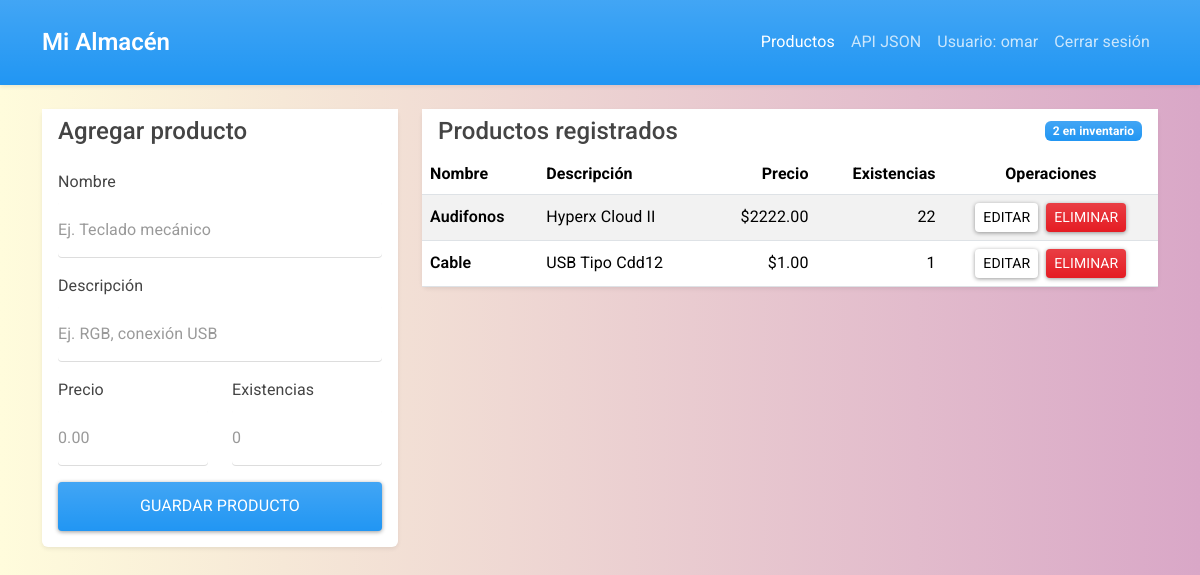
The app's page / (signed in) with its own data.
### tables this page shows
CREATE TABLE productos (
      id INTEGER PRIMARY KEY AUTOINCREMENT,
      nombre TEXT NOT NULL,
      descripcion TEXT NOT NULL,
      precio REAL NOT NULL CHECK(precio >= 0),
      stock INTEGER NOT NULL CHECK(stock >= 0)
    , usuario_id INTEGER);

### app.py (the view)
    @app.route("/")
    @login_required
    def Index():
        productos = obtener_productos(usuario_actual_id())
        return render_template("index.html", productos=productos)

### app.py (called while the page is built)
def login_required(view):
    @wraps(view)
    def wrapped_view(*args, **kwargs):
        if "usuario_id" not in session:
            flash("Inicia sesión para continuar")
            return redirect(url_for("login"))
        return view(*args, **kwargs)
    return wrapped_view

def usuario_actual_id():
    if hasattr(g, "usuario_id"):
        return g.usuario_id
    return session["usuario_id"]

### extensions.py (called while the page is built)
def get_db():
    if "db" not in g:
        g.db = sqlite3.connect(current_app.config["DATABASE"])
        g.db.row_factory = sqlite3.Row
    return g.db

### models/tablaDB.py (called while the page is built)
def row_to_dict(row):
    if row is None:
        return None
    return dict(row)

def obtener_productos(usuario_id):
    db = get_db()
    productos = db.execute(
        """
        SELECT id, nombre, descripcion, precio, stock
        FROM productos
        WHERE usuario_id = ?
        ORDER BY id DESC
        """,
        (usuario_id,),
    ).fetchall()
    return [row_to_dict(producto) for producto in productos]

### templates/index.html (shortened to what this page needs)
{% extends 'layout.html' %}
{% block body %}
<div class="row g-4 align-items-start">
  <div class="col-lg-4">
    <div class="card shadow-sm">
      <div class="card-header bg-white">
        <h1 class="h4 mb-0">Agregar producto</h1>
      </div>
      <div class="card-body">
        <form action="{{ url_for('add_product') }}" method="POST">
          <div class="mb-3">
            <label class="form-label" for="nombre">Nombre</label>
            <input type="text" id="nombre" name="nombre" placeholder="Ej. Teclado mecánico" class="form-control" required>
          </div>
          <div class="mb-3">
            <label class="form-label" for="descripcion">Descripción</label>
            <input type="text" id="descripcion" name="descripcion" placeholder="Ej. RGB, conexión USB" class="form-control" required>
          </div>
          <div class="row">
            <div class="col-md-6 mb-3">
              <label class="form-label" for="precio">Precio</label>
              <input type="number" id="precio" name="precio" placeholder="0.00" min="0" step="0.01" class="form-control" required>
            </div>
            <div class="col-md-6 mb-3">
              <label class="form-label" for="stock">Existencias</label>
              <input type="number" id="stock" name="stock" placeholder="0" min="0" step="1" class="form-control" required>
            </div>
          </div>
          <button type="submit" class="btn btn-primary w-100">Guardar producto</button>
        </form>
      </div>
    </div>
  </div>
  <div class="col-lg-8">
    <div class="card shadow-sm">
      <div class="card-header bg-white d-flex justify-content-between align-items-center">
        <h2 class="h4 mb-0">Productos registrados</h2>
        <span class="badge text-bg-primary">{{ productos|length }} en inventario</span>
      </div>
      <div class="table-responsive">
        <table class="table table-striped table-hover align-middle mb-0">
          <thead>
            <tr>
              <th>Nombre</th>
              <th>Descripción</th>
              <th class="text-end">Precio</th>
              <th class="text-end">Existencias</th>
              <th class="text-center">Operaciones</th>
            </tr>
          </thead>
          <tbody>
            {% for producto in productos %}
              <tr>
                <td class="fw-semibold">{{ producto.nombre }}</td>
                <td>{{ producto.descripcion }}</td>
                <td class="text-end">${{ "%.2f"|format(producto.precio) }}</td>
                <td class="text-end">{{ producto.stock }}</td>
                <td>
                  <div class="d-flex gap-2 justify-content-center">
                    <a href="{{ url_for('edit_product', id=producto.id) }}" class="btn btn-secondary btn-sm px-2">Editar</a>
                    <a href="{{ url_for('delete_product', id=producto.id) }}" class="btn btn-danger btn-sm px-2 btn-delete">Eliminar</a>
                  </div>
                </td>
              </tr>
            {% else %}
              <tr>
                <td colspan="5" class="text-center text-muted py-4">No hay productos registrados.</td>
              </tr>
            {% endfor %}
          </tbody>
        </table>
      </div>
    </div>
  </div>
</div>
{% endblock %}

### static/css/main.css (style rules this page uses)
body { min-height: 100vh; background: #d9a7c7; background: -webkit-linear-gradient(to right, #fffcdc, #d9a7c7); background: linear-gradient(to right, #fffcdc, #d9a7c7); }
.card { border: 0; border-radius: 6px; }
.card-header { border-bottom-color: rgba(0, 0, 0, 0.08); }
.table td, .table th { vertical-align: middle; }
.btn { border-radius: 4px; }
.form-control { border-radius: 4px; }

### records on screen
productos: nombre "Audifonos", descripcion "Hyperx Cloud II", precio "2222.00", stock "22"
productos: nombre "Cable", descripcion "USB Tipo Cdd12", precio "1.00", stock "1"

### other values on screen
{{ session.get('username') }} "omar"
{{ productos|length }} "2"
